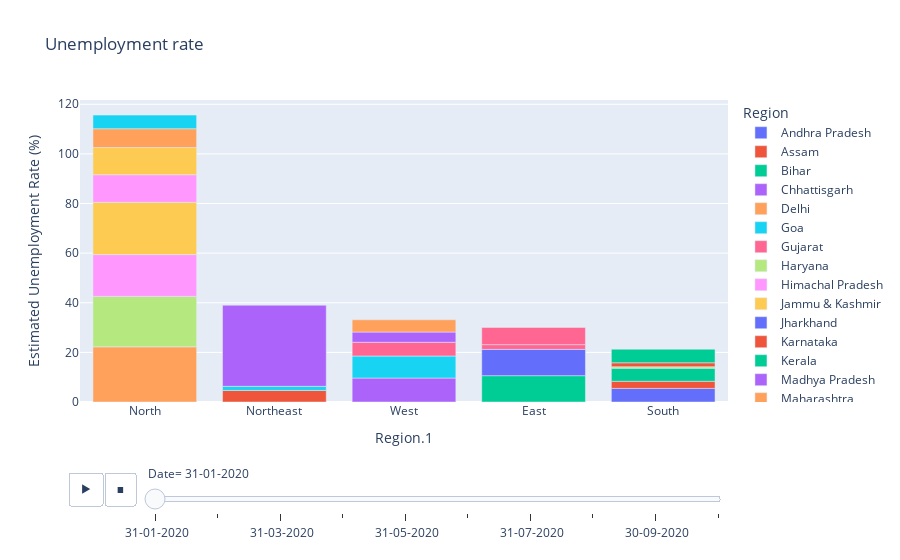

Notebook cell for this chart:
### Code cell
fg = px.bar(df,x='Region.1',y=' Estimated Unemployment Rate (%)',color='Region',title='Unemployment rate',animation_frame=' Date',template='plotly')
fg.update_layout(xaxis={'categoryorder':'total descending'})
fg.show()

### Figure 1 — Plotly figure (JSON) as saved in the notebook; plotly's stock layout.template omitted (floating-point values rounded to 4 significant figures)
{"data": [{"alignmentgroup": "True", "hovertemplate": "Region=Andhra Pradesh<br> Date= 31-01-2020<br>Region.1=%{x}<br> Estimated Unemployment Rate (%)=%{y}<extra></extra>", "legendgroup": "Andhra Pradesh", "marker": {"color": "#636efa", "pattern": {"shape": ""}}, "name": "Andhra Pradesh", "offsetgroup": "Andhra Pradesh", "orientation": "v", "showlegend": true, "textposition": "auto", "type": "bar", "x": ["South"], "xaxis": "x", "y": [5.48], "yaxis": "y"}, {"alignmentgroup": "True", "hovertemplate": "Region=Assam<br> Date= 31-01-2020<br>Region.1=%{x}<br> Estimated Unemployment Rate (%)=%{y}<extra></extra>", "legendgroup": "Assam", "marker": {"color": "#EF553B", "pattern": {"shape": ""}}, "name": "Assam", "offsetgroup": "Assam", "orientation": "v", "showlegend": true, "textposition": "auto", "type": "bar", "x": ["Northeast"], "xaxis": "x", "y": [4.66], "yaxis": "y"}, {"alignmentgroup": "True", "hovertemplate": "Region=Bihar<br> Date= 31-01-2020<br>Region.1=%{x}<br> Estimated Unemployment Rate (%)=%{y}<extra></extra>", "legendgroup": "Bihar", "marker": {"color": "#00cc96", "pattern": {"shape": ""}}, "name": "Bihar", "offsetgroup": "Bihar", "orientation": "v", "showlegend": true, "textposition": "auto", "type": "bar", "x": ["East"], "xaxis": "x", "y": [10.61], "yaxis": "y"}, {"alignmentgroup": "True", "hovertemplate": "Region=Chhattisgarh<br> Date= 31-01-2020<br>Region.1=%{x}<br> Estimated Unemployment Rate (%)=%{y}<extra></extra>", "legendgroup": "Chhattisgarh", "marker": {"color": "#ab63fa", "pattern": {"shape": ""}}, "name": "Chhattisgarh", "offsetgroup": "Chhattisgarh", "orientation": "v", "showlegend": true, "textposition": "auto", "type": "bar", "x": ["West"], "xaxis": "x", "y": [9.65], "yaxis": "y"}, {"alignmentgroup": "True", "hovertemplate": "Region=Delhi<br> Date= 31-01-2020<br>Region.1=%{x}<br> Estimated Unemployment Rate (%)=%{y}<extra></extra>", "legendgroup": "Delhi", "marker": {"color": "#FFA15A", "pattern": {"shape": ""}}, "name": "Delhi", "offsetgroup": "Delhi", "orientation": "v", "showlegend": true, "textposition": "auto", "type": "bar", "x": ["North"], "xaxis": "x", "y": [22.23], "yaxis": "y"}, {"alignmentgroup": "True", "hovertemplate": "Region=Goa<br> Date= 31-01-2020<br>Region.1=%{x}<br> Estimated Unemployment Rate (%)=%{y}<extra></extra>", "legendgroup": "Goa", "marker": {"color": "#19d3f3", "pattern": {"shape": ""}}, "name": "Goa", "offsetgroup": "Goa", "orientation": "v", "showlegend": true, "textposition": "auto", "type": "bar", "x": ["West"], "xaxis": "x", "y": [8.89], "yaxis": "y"}, {"alignmentgroup": "True", "hovertemplate": "Region=Gujarat<br> Date= 31-01-2020<br>Region.1=%{x}<br> Estimated Unemployment Rate (%)=%{y}<extra></extra>", "legendgroup": "Gujarat", "marker": {"color": "#FF6692", "pattern": {"shape": ""}}, "name": "Gujarat", "offsetgroup": "Gujarat", "orientation": "v", "showlegend": true, "textposition": "auto", "type": "bar", "x": ["West"], "xaxis": "x", "y": [5.54], "yaxis": "y"}, {"alignmentgroup": "True", "hovertemplate": "Region=Haryana<br> Date= 31-01-2020<br>Region.1=%{x}<br> Estimated Unemployment Rate (%)=%{y}<extra></extra>", "legendgroup": "Haryana", "marker": {"color": "#B6E880", "pattern": {"shape": ""}}, "name": "Haryana", "offsetgroup": "Haryana", "orientation": "v", "showlegend": true, "textposition": "auto", "type": "bar", "x": ["North"], "xaxis": "x", "y": [20.34], "yaxis": "y"}, {"alignmentgroup": "True", "hovertemplate": "Region=Himachal Pradesh<br> Date= 31-01-2020<br>Region.1=%{x}<br> Estimated Unemployment Rate (%)=%{y}<extra></extra>", "legendgroup": "Himachal Pradesh", "marker": {"color": "#FF97FF", "pattern": {"shape": ""}}, "name": "Himachal Pradesh", "offsetgroup": "Himachal Pradesh", "orientation": "v", "showlegend": true, "textposition": "auto", "type": "bar", "x": ["North"], "xaxis": "x", "y": [16.83], "yaxis": "y"}, {"alignmentgroup": "True", "hovertemplate": "Region=Jammu & Kashmir<br> Date= 31-01-2020<br>Region.1=%{x}<br> Estimated Unemployment Rate (%)=%{y}<extra></extra>", "legendgroup": "Jammu & Kashmir", "marker": {"color": "#FECB52", "pattern": {"shape": ""}}, "name": "Jammu & Kashmir", "offsetgroup": "Jammu & Kashmir", "orientation": "v", "showlegend": true, "textposition": "auto", "type": "bar", "x": ["North"], "xaxis": "x", "y": [21.08], "yaxis": "y"}, {"alignmentgroup": "True", "hovertemplate": "Region=Jharkhand<br> Date= 31-01-2020<br>Region.1=%{x}<br> Estimated Unemployment Rate (%)=%{y}<extra></extra>", "legendgroup": "Jharkhand", "marker": {"color": "#636efa", "pattern": {"shape": ""}}, "name": "Jharkhand", "offsetgroup": "Jharkhand", "orientation": "v", "showlegend": true, "textposition": "auto", "type": "bar", "x": ["East"], "xaxis": "x", "y": [10.61], "yaxis": "y"}, {"alignmentgroup": "True", "hovertemplate": "Region=Karnataka<br> Date= 31-01-2020<br>Region.1=%{x}<br> Estimated Unemployment Rate (%)=%{y}<extra></extra>", "legendgroup": "Karnataka", "marker": {"color": "#EF553B", "pattern": {"shape": ""}}, "name": "Karnataka", "offsetgroup": "Karnataka", "orientation": "v", "showlegend": true, "textposition": "auto", "type": "bar", "x": ["South"], "xaxis": "x", "y": [2.86], "yaxis": "y"}, {"alignmentgroup": "True", "hovertemplate": "Region=Kerala<br> Date= 31-01-2020<br>Region.1=%{x}<br> Estimated Unemployment Rate (%)=%{y}<extra></extra>", "legendgroup": "Kerala", "marker": {"color": "#00cc96", "pattern": {"shape": ""}}, "name": "Kerala", "offsetgroup": "Kerala", "orientation": "v", "showlegend": true, "textposition": "auto", "type": "bar", "x": ["South"], "xaxis": "x", "y": [5.31], "yaxis": "y"}, {"alignmentgroup": "True", "hovertemplate": "Region=Madhya Pradesh<br> Date= 31-01-2020<br>Region.1=%{x}<br> Estimated Unemployment Rate (%)=%{y}<extra></extra>", "legendgroup": "Madhya Pradesh", "marker": {"color": "#ab63fa", "pattern": {"shape": ""}}, "name": "Madhya Pradesh", "offsetgroup": "Madhya Pradesh", "orientation": "v", "showlegend": true, "textposition": "auto", "type": "bar", "x": ["West"], "xaxis": "x", "y": [4.11], "yaxis": "y"}, {"alignmentgroup": "True", "hovertemplate": "Region=Maharashtra<br> Date= 31-01-2020<br>Region.1=%{x}<br> Estimated Unemployment Rate (%)=%{y}<extra></extra>", "legendgroup": "Maharashtra", "marker": {"color": "#FFA15A", "pattern": {"shape": ""}}, "name": "Maharashtra", "offsetgroup": "Maharashtra", "orientation": "v", "showlegend": true, "textposition": "auto", "type": "bar", "x": ["West"], "xaxis": "x", "y": [4.95], "yaxis": "y"}, {"alignmentgroup": "True", "hovertemplate": "Region=Meghalaya<br> Date= 31-01-2020<br>Region.1=%{x}<br> Estimated Unemployment Rate (%)=%{y}<extra></extra>", "legendgroup": "Meghalaya", "marker": {"color": "#19d3f3", "pattern": {"shape": ""}}, "name": "Meghalaya", "offsetgroup": "Meghalaya", "orientation": "v", "showlegend": true, "textposition": "auto", "type": "bar", "x": ["Northeast"], "xaxis": "x", "y": [1.66], "yaxis": "y"}, {"alignmentgroup": "True", "hovertemplate": "Region=Odisha<br> Date= 31-01-2020<br>Region.1=%{x}<br> Estimated Unemployment Rate (%)=%{y}<extra></extra>", "legendgroup": "Odisha", "marker": {"color": "#FF6692", "pattern": {"shape": ""}}, "name": "Odisha", "offsetgroup": "Odisha", "orientation": "v", "showlegend": true, "textposition": "auto", "type": "bar", "x": ["East"], "xaxis": "x", "y": [1.9], "yaxis": "y"}, {"alignmentgroup": "True", "hovertemplate": "Region=Puducherry<br> Date= 31-01-2020<br>Region.1=%{x}<br> Estimated Unemployment Rate (%)=%{y}<extra></extra>", "legendgroup": "Puducherry", "marker": {"color": "#B6E880", "pattern": {"shape": ""}}, "name": "Puducherry", "offsetgroup": "Puducherry", "orientation": "v", "showlegend": true, "textposition": "auto", "type": "bar", "x": ["South"], "xaxis": "x", "y": [0.58], "yaxis": "y"}, {"alignmentgroup": "True", "hovertemplate": "Region=Punjab<br> Date= 31-01-2020<br>Region.1=%{x}<br> Estimated Unemployment Rate (%)=%{y}<extra></extra>", "legendgroup": "Punjab", "marker": {"color": "#FF97FF", "pattern": {"shape": ""}}, "name": "Punjab", "offsetgroup": "Punjab", "orientation": "v", "showlegend": true, "textposition": "auto", "type": "bar", "x": ["North"], "xaxis": "x", "y": [11.11], "yaxis": "y"}, {"alignmentgroup": "True", "hovertemplate": "Region=Rajasthan<br> Date= 31-01-2020<br>Region.1=%{x}<br> Estimated Unemployment Rate (%)=%{y}<extra></extra>", "legendgroup": "Rajasthan", "marker": {"color": "#FECB52", "pattern": {"shape": ""}}, "name": "Rajasthan", "offsetgroup": "Rajasthan", "orientation": "v", "showlegend": true, "textposition": "auto", "type": "bar", "x": ["North"], "xaxis": "x", "y": [10.97], "yaxis": "y"}, {"alignmentgroup": "True", "hovertemplate": "Region=Tamil Nadu<br> Date= 31-01-2020<br>Region.1=%{x}<br> Estimated Unemployment Rate (%)=%{y}<extra></extra>", "legendgroup": "Tamil Nadu", "marker": {"color": "#EF553B", "pattern": {"shape": ""}}, "name": "Tamil Nadu", "offsetgroup": "Tamil Nadu", "orientation": "v", "showlegend": true, "textposition": "auto", "type": "bar", "x": ["South"], "xaxis": "x", "y": [1.57], "yaxis": "y"}, {"alignmentgroup": "True", "hovertemplate": "Region=Telangana<br> Date= 31-01-2020<br>Region.1=%{x}<br> Estimated Unemployment Rate (%)=%{y}<extra></extra>", "legendgroup": "Telangana", "marker": {"color": "#00cc96", "pattern": {"shape": ""}}, "name": "Telangana", "offsetgroup": "Telangana", "orientation": "v", "showlegend": true, "textposition": "auto", "type": "bar", "x": ["South"], "xaxis": "x", "y": [5.49], "yaxis": "y"}, {"alignmentgroup": "True", "hovertemplate": "Region=Tripura<br> Date= 31-01-2020<br>Region.1=%{x}<br> Estimated Unemployment Rate (%)=%{y}<extra></extra>", "legendgroup": "Tripura", "marker": {"color": "#ab63fa", "pattern": {"shape": ""}}, "name": "Tripura", "offsetgroup": "Tripura", "orientation": "v", "showlegend": true, "textposition": "auto", "type": "bar", "x": ["Northeast"], "xaxis": "x", "y": [32.67], "yaxis": "y"}, {"alignmentgroup": "True", "hovertemplate": "Region=Uttar Pradesh<br> Date= 31-01-2020<br>Region.1=%{x}<br> Estimated Unemployment Rate (%)=%{y}<extra></extra>", "legendgroup": "Uttar Pradesh", "marker": {"color": "#FFA15A", "pattern": {"shape": ""}}, "name": "Uttar Pradesh", "offsetgroup": "Uttar Pradesh", "orientation": "v", "showlegend": true, "textposition": "auto", "type": "bar", "x": ["North"], "xaxis": "x", "y": [7.58], "yaxis": "y"}, {"alignmentgroup": "True", "hovertemplate": "Region=Uttarakhand<br> Date= 31-01-2020<br>Region.1=%{x}<br> Estimated Unemployment Rate (%)=%{y}<extra></extra>", "legendgroup": "Uttarakhand", "marker": {"color": "#19d3f3", "pattern": {"shape": ""}}, "name": "Uttarakhand", "offsetgroup": "Uttarakhand", "orientation": "v", "showlegend": true, "textposition": "auto", "type": "bar", "x": ["North"], "xaxis": "x", "y": [5.49], "yaxis": "y"}, {"alignmentgroup": "True", "hovertemplate": "Region=West Bengal<br> Date= 31-01-2020<br>Region.1=%{x}<br> Estimated Unemployment Rate (%)=%{y}<extra></extra>", "legendgroup": "West Bengal", "marker": {"color": "#FF6692", "pattern": {"shape": ""}}, "name": "West Bengal", "offsetgroup": "West Bengal", "orientation": "v", "showlegend": true, "textposition": "auto", "type": "bar", "x": ["East"], "xaxis": "x", "y": [6.94], "yaxis": "y"}], "layout": {"autosize": true, "barmode": "relative", "legend": {"title": {"text": "Region"}, "tracegroupgap": 0}, "sliders": [{"active": 0, "currentvalue": {"prefix": " Date="}, "len": 0.9, "pad": {"b": 10, "t": 60}, "steps": [{"args": [[" 31-01-2020"], {"frame": {"duration": 0, "redraw": true}, "fromcurrent": true, "mode": "immediate", "transition": {"duration": 0, "easing": "linear"}}], "label": " 31-01-2020", "method": "animate"}, {"args": [[" 29-02-2020"], {"frame": {"duration": 0, "redraw": true}, "fromcurrent": true, "mode": "immediate", "transition": {"duration": 0, "easing": "linear"}}], "label": " 29-02-2020", "method": "animate"}, {"args": [[" 31-03-2020"], {"frame": {"duration": 0, "redraw": true}, "fromcurrent": true, "mode": "immediate", "transition": {"duration": 0, "easing": "linear"}}], "label": " 31-03-2020", "method": "animate"}, {"args": [[" 30-04-2020"], {"frame": {"duration": 0, "redraw": true}, "fromcurrent": true, "mode": "immediate", "transition": {"duration": 0, "easing": "linear"}}], "label": " 30-04-2020", "method": "animate"}, {"args": [[" 31-05-2020"], {"frame": {"duration": 0, "redraw": true}, "fromcurrent": true, "mode": "immediate", "transition": {"duration": 0, "easing": "linear"}}], "label": " 31-05-2020", "method": "animate"}, {"args": [[" 30-06-2020"], {"frame": {"duration": 0, "redraw": true}, "fromcurrent": true, "mode": "immediate", "transition": {"duration": 0, "easing": "linear"}}], "label": " 30-06-2020", "method": "animate"}, {"args": [[" 31-07-2020"], {"frame": {"duration": 0, "redraw": true}, "fromcurrent": true, "mode": "immediate", "transition": {"duration": 0, "easing": "linear"}}], "label": " 31-07-2020", "method": "animate"}, {"args": [[" 31-08-2020"], {"frame": {"duration": 0, "redraw": true}, "fromcurrent": true, "mode": "immediate", "transition": {"duration": 0, "easing": "linear"}}], "label": " 31-08-2020", "method": "animate"}, {"args": [[" 30-09-2020"], {"frame": {"duration": 0, "redraw": true}, "fromcurrent": true, "mode": "immediate", "transition": {"duration": 0, "easing": "linear"}}], "label": " 30-09-2020", "method": "animate"}, {"args": [[" 31-10-2020"], {"frame": {"duration": 0, "redraw": true}, "fromcurrent": true, "mode": "immediate", "transition": {"duration": 0, "easing": "linear"}}], "label": " 31-10-2020", "method": "animate"}], "x": 0.1, "xanchor": "left", "y": 0, "yanchor": "top"}], "title": {"text": "Unemployment rate"}, "updatemenus": [{"buttons": [{"args": [null, {"frame": {"duration": 500, "redraw": true}, "fromcurrent": true, "mode": "immediate", "transition": {"duration": 500, "easing": "linear"}}], "label": "&#9654;", "method": "animate"}, {"args": [[null], {"frame": {"duration": 0, "redraw": true}, "fromcurrent": true, "mode": "immediate", "transition": {"duration": 0, "easing": "linear"}}], "label": "&#9724;", "method": "animate"}], "direction": "left", "pad": {"r": 10, "t": 70}, "showactive": false, "type": "buttons", "x": 0.1, "xanchor": "right", "y": 0, "yanchor": "top"}], "xaxis": {"anchor": "y", "autorange": true, "categoryorder": "total descending", "domain": [0, 1], "range": [-0.5, 4.5], "title": {"text": "Region.1"}, "type": "category"}, "yaxis": {"anchor": "x", "autorange": true, "domain": [0, 1], "range": [0, 121.7], "title": {"text": " Estimated Unemployment Rate (%)"}, "type": "linear"}}}
